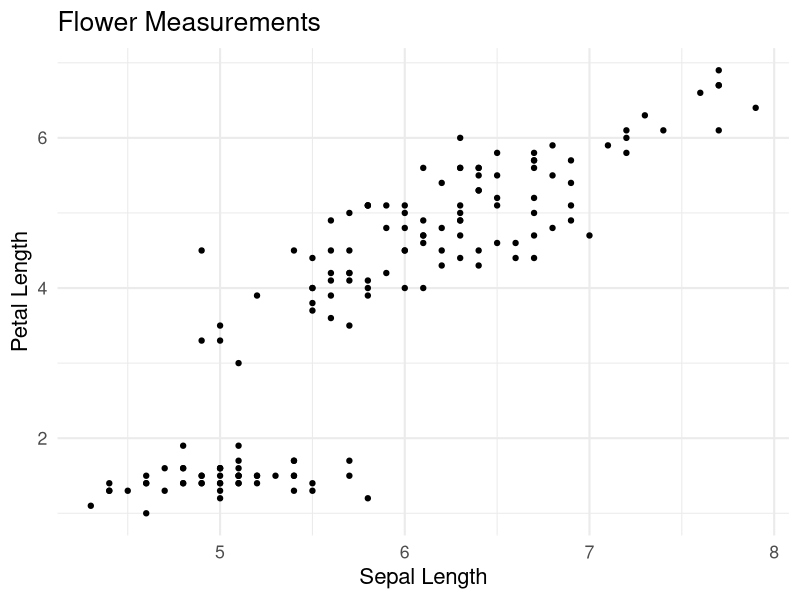
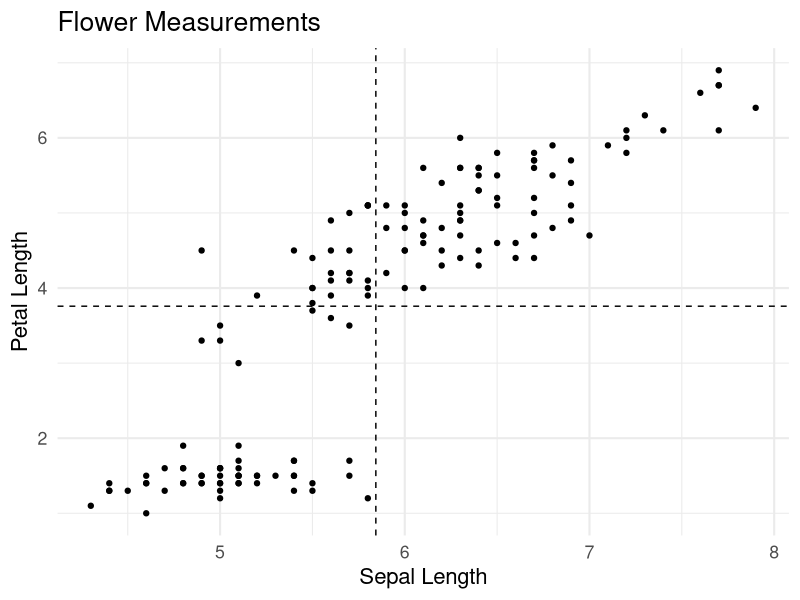
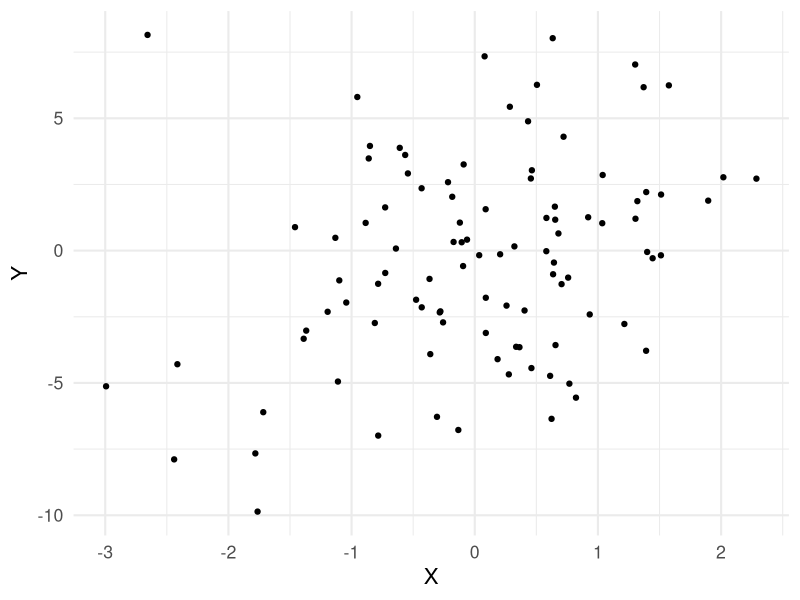
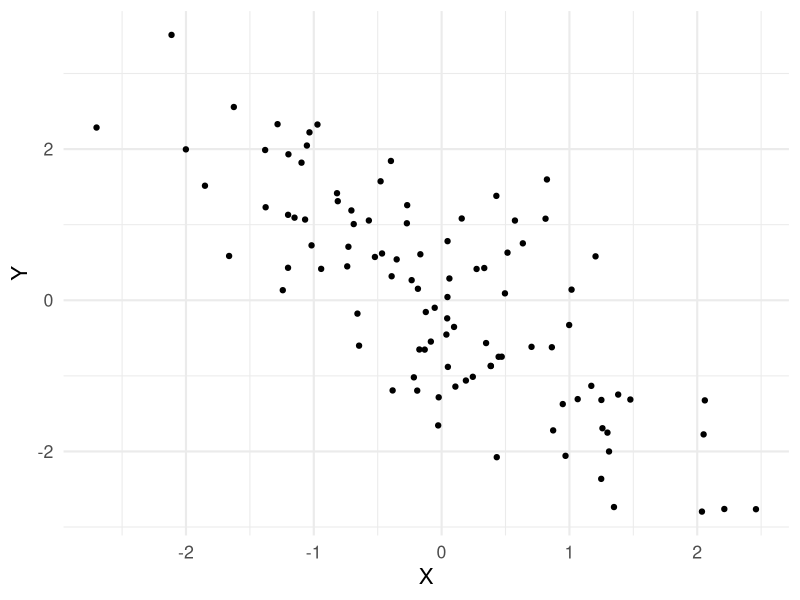
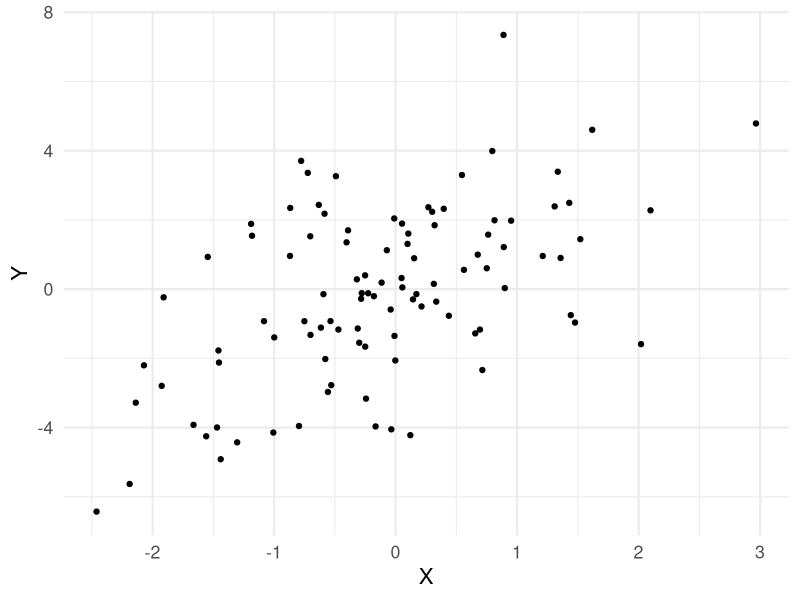
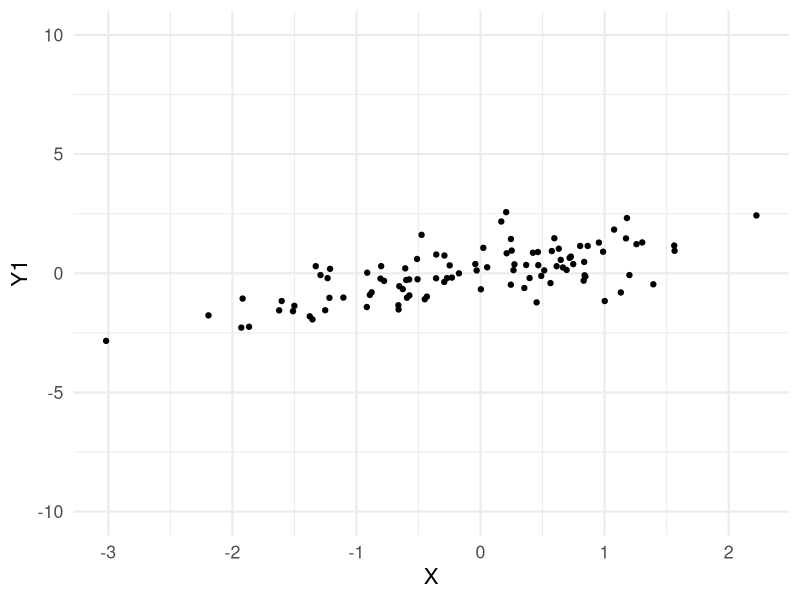
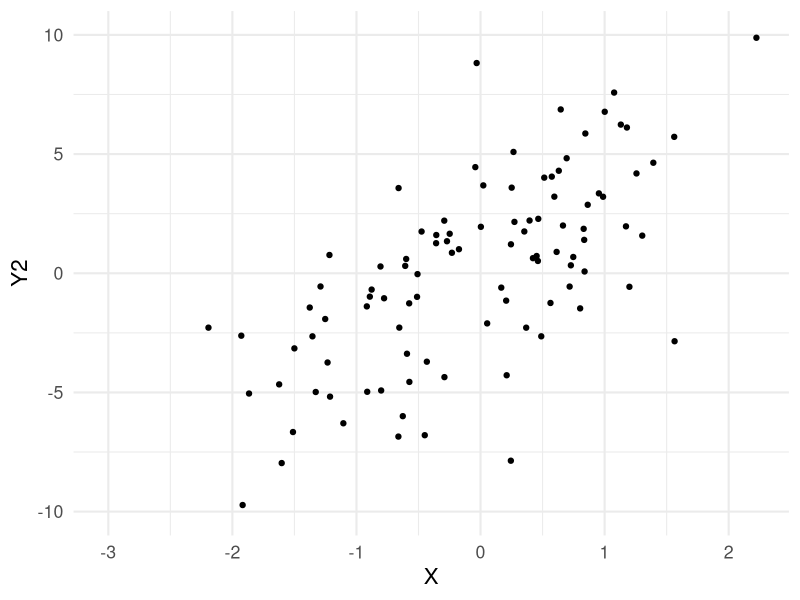
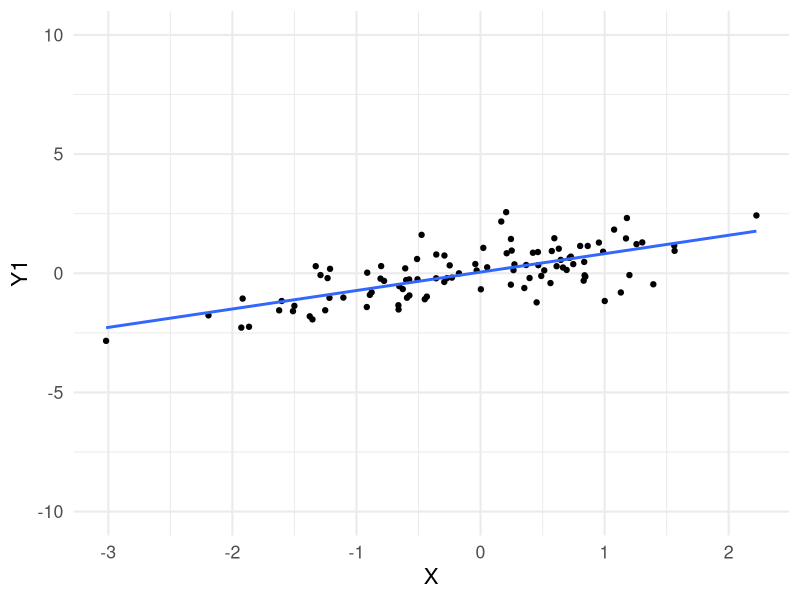

These figures' R source, in order:
## ---- chunk 1
library(tidyverse)
theme_set(theme_minimal(base_size = 16))
knitr::opts_chunk$set(comment=NA, fig.width=7, fig.height=5, 
                      fig.align = 'center', out.width = 600,
                      message=FALSE, warning=FALSE, echo=TRUE)
set.seed(42)
## ---- chunk 2
flower_plot <- ggplot(data = iris) + 
  geom_point(mapping = aes(x = Sepal.Length, y = Petal.Length)) +
  labs(x = 'Sepal Length', y = 'Petal Length', title = 'Flower Measurements')
flower_plot
## ---- chunk 3
flower_plot <- flower_plot +
  geom_vline(xintercept = mean(iris$Sepal.Length), linetype = 'dashed') +
  geom_hline(yintercept = mean(iris$Petal.Length), linetype = 'dashed')
flower_plot
## ---- chunk 4
cov(iris$Sepal.Length, iris$Petal.Length)
## ---- chunk 5
cor(iris$Sepal.Length, iris$Petal.Length)

cov(iris$Sepal.Length, iris$Petal.Length) / sd(iris$Sepal.Length) / sd(iris$Petal.Length)
## ---- chunk 6
n <- 100
X <- rnorm(n,0,1)
Y <- X + rnorm(n,0,4)

ggplot(tibble(X,Y)) + 
  geom_point(aes(x=X,y=Y))
## ---- chunk 7
n <- 100
X <- rnorm(n,0,1)
Y <- -X + rnorm(n,0,1)

ggplot(tibble(X,Y)) + 
  geom_point(aes(x=X,y=Y))
## ---- chunk 8
n <- 100
X <- rnorm(n,0,1)
Y <- X + rnorm(n,0,2)

ggplot(tibble(X,Y)) + 
  geom_point(aes(x=X,y=Y))
## ---- chunk 9
n <- 100
data <- tibble(X = rnorm(n,0,1),
               epsilon = rnorm(n,0,2),
               Y1 = 0.75*X + rnorm(n,0,0.75),
               Y2 = 3*X + rnorm(n,0,2.55))
## ---- chunk 10
ggplot(data) +
  geom_point(aes(x=X,y=Y1)) +
  scale_y_continuous(limits = c(-10,10))
## ---- chunk 11
ggplot(data) +
  geom_point(aes(x=X,y=Y2)) +
  scale_y_continuous(limits = c(-10,10))
## ---- chunk 12
ggplot(data) +
  geom_point(aes(x=X,y=Y1)) +
  scale_y_continuous(limits = c(-10,10)) +
  geom_smooth(aes(x=X,y=Y1), method = 'lm', se = FALSE)
## ---- chunk 13
ggplot(data) +
  geom_point(aes(x=X,y=Y2)) +
  scale_y_continuous(limits = c(-10,10)) +
  geom_smooth(aes(x=X,y=Y2), method = 'lm', se = FALSE)
## ---- chunk 14
n <- 300 # sample size
a <- 2 # y-intercept
b <- 3 # slope

# X and epsilon are normally distributed
# Y = a + bX + epsilon
data <- tibble(X = rnorm(n, 1, 1), 
               epsilon = rnorm(n, 0, 2),
               Y = a + b*X + epsilon)

cor(data$X, data$Y)
## ---- chunk 15
ggplot(data) +
  geom_point(mapping = aes(x=X,y=Y))
## ---- chunk 16
demeaned_data <- data %>% 
  mutate(Y = Y - mean(Y), X = X - mean(X))
## ---- chunk 17
ggplot(data) +
  geom_point(mapping = aes(x=X,y=Y)) +
  labs(x='X',y='Y',title = 'Original Data')
## ---- chunk 18
ggplot(demeaned_data) +
  geom_point(mapping = aes(x=X,y=Y)) +
  labs(x='X',y='Y',title = 'Demeaned Data')
## ---- chunk 19
slope_estimate <- 
  sum(demeaned_data$X * demeaned_data$Y) /
  sum(demeaned_data$X^2)

slope_estimate
## ---- chunk 20
ggplot(demeaned_data) + 
  geom_point(mapping = aes(x=X,y=Y)) +
  geom_abline(intercept = 0, slope = slope_estimate)
## ---- chunk 21
slope_estimate

cov(demeaned_data$X, demeaned_data$Y) / var(demeaned_data$X)
## ---- chunk 22
null_slope_estimate <- function(X){
  
  b <- 0 # null hypothesis: b = 0 
  n <- length(X)
  
  # Create random dataset assuming null hypothesis
  epsilon <- rnorm(n, 0, 2)
  Y <- b*X + epsilon
  
  # Return the slope estimate
  sum(X * Y) / sum(X^2)
}

null_slope_estimate(X = demeaned_data$X)

## ---- chunk 23
sampling_distribution <- replicate(20000, null_slope_estimate(X = demeaned_data$X))

tibble(sampling_distribution) %>% 
  ggplot() +
  geom_histogram(mapping = aes(x=sampling_distribution),
                 color = 'black', binwidth = 0.02) +
  labs(x='Slope Estimate (Sampling Distribution)') # a normally distributed sampling distribution again!
## ---- chunk 24
sum(sampling_distribution > slope_estimate) # p-value effectively zero
## ---- chunk 25
standard_error <- sd(sampling_distribution)
standard_error

confidence_interval <- c(slope_estimate - 1.96 * standard_error,
                         slope_estimate + 1.96 * standard_error)
confidence_interval

## ---- chunk 26
linear_model_fit <- lm(formula = Y ~ X, 
                       data = demeaned_data) 

coef(linear_model_fit) # get the coefficient estimates

confint(linear_model_fit) # get the confidence intervals
## ---- chunk 27
summary(linear_model_fit)
## ---- chunk 28
mtcars %>% 
  group_by(cyl) %>% 
  summarize(mean_mpg = mean(mpg),
            num = n())
## ---- chunk 29
mtcars %>% 
  t.test(hp ~ am, data = .)
## ---- chunk 30
ggplot(data = mtcars) +
  geom_point(mapping = aes(x=hp, y=mpg)) +
  labs(x = 'Horsepower', y = 'Fuel Efficiency (Miles Per Gallon)',
       title = paste0('Correlation = ', cor(mtcars$hp, mtcars$mpg) %>% round(3)))
## ---- chunk 31
cars_linear_model <- lm(mpg ~ hp, data = mtcars)

coef(cars_linear_model)

confint(cars_linear_model)
## ---- chunk 32
A <- c(3,1,2)
B <- c(1,2,3)

# dot product
sum(A*B)
## ---- chunk 33
A <- cbind(c(1,2), c(2,3))
A

B <- cbind(c(2,4), c(1,4))
B
## ---- chunk 34
A %*% B
